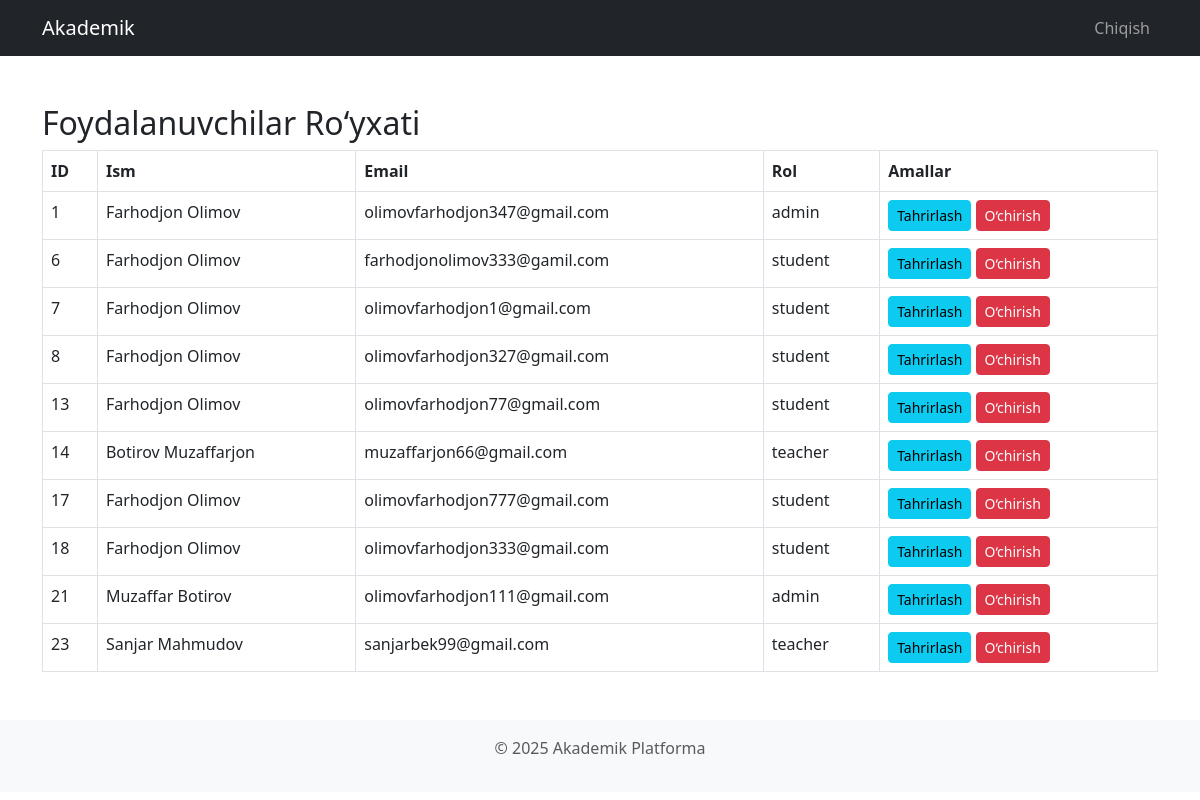
The page /Web_dasturlash_7_ballik_topshriq/foydalanuvchi_edit.php (signed in) on the database its author committed.
### tables this page shows
CREATE TABLE `users` (
  `id` int(11) NOT NULL,
  `name` varchar(100) NOT NULL,
  `email` varchar(100) NOT NULL,
  `password` varchar(255) NOT NULL,
  `role` enum('admin','teacher','student') NOT NULL,
  `created_at` timestamp NOT NULL DEFAULT current_timestamp(),
  `avatar` varchar(255) DEFAULT NULL
);

### Web_dasturlash_7_ballik_topshriq/foydalanuvchi_edit.php (the view, shortened to what this page needs)
<?php
include("config.php");
$users = $conn->query("SELECT * FROM users");
include("templates/header.php");
?>
<div class="container mt-5">
    <h2>Foydalanuvchilar Ro‘yxati</h2>
    <table class="table table-bordered">
        <thead>
            <tr>
                <th>ID</th>
                <th>Ism</th>
                <th>Email</th>
                <th>Rol</th>
                <th>Amallar</th>
            </tr>
        </thead>
        <tbody>
            <?php while ($user = $users->fetch_assoc()): ?>
                <tr>
                    <td><?= $user['id'] ?></td>
                    <td><?= htmlspecialchars($user['name']) ?></td>
                    <td><?= htmlspecialchars($user['email']) ?></td>
                    <td><?= htmlspecialchars($user['role']) ?></td>
                    <td>
                        <a href="?edit=<?= $user['id'] ?>" class="btn btn-sm btn-info">Tahrirlash</a>
                        <a href="?delete=<?= $user['id'] ?>" class="btn btn-sm btn-danger" onclick="return confirm('Haqiqatan ham o‘chirmoqchimisiz?')">O‘chirish</a>
                    </td>
                </tr>
            <?php endwhile; ?>
        </tbody>
    </table>
</div>
<?php include("templates/footer.php"); ?>

### rows shown on the page
users: id "1", name "Farhodjon Olimov", email "olimovfarhodjon347@gmail.com", role "admin"
users: id "6", name "Farhodjon Olimov", email "farhodjonolimov333@gamil.com", role "student"
users: id "7", name "Farhodjon Olimov", email "olimovfarhodjon1@gmail.com", role "student"
users: id "8", name "Farhodjon Olimov", email "olimovfarhodjon327@gmail.com", role "student"
users: id "13", name "Farhodjon Olimov", email "olimovfarhodjon77@gmail.com", role "student"
users: id "14", name "Botirov Muzaffarjon", email "muzaffarjon66@gmail.com", role "teacher"
users: id "17", name "Farhodjon Olimov", email "olimovfarhodjon777@gmail.com", role "student"
users: id "18", name "Farhodjon Olimov", email "olimovfarhodjon333@gmail.com", role "student"
users: id "21", name "Muzaffar Botirov", email "olimovfarhodjon111@gmail.com", role "admin"
users: id "23", name "Sanjar Mahmudov", email "sanjarbek99@gmail.com", role "teacher"
